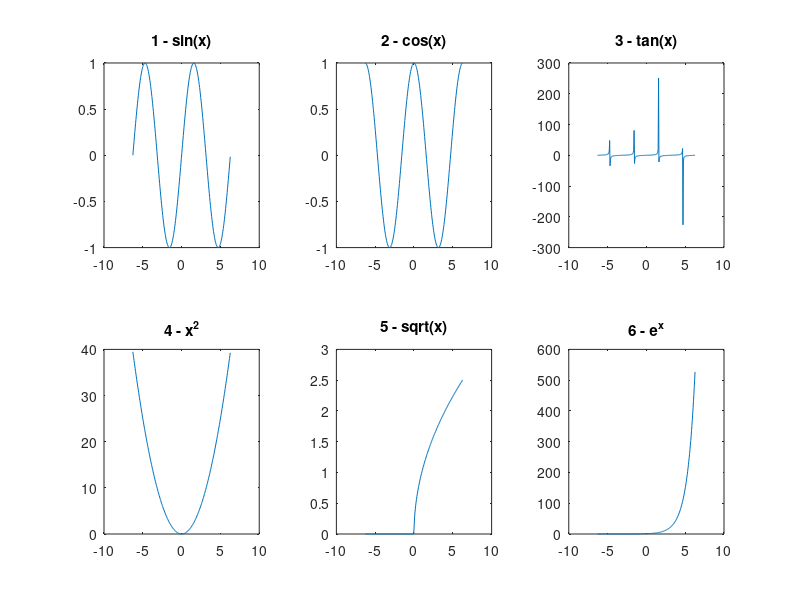

Reproduce this figure in MATLAB.
% Listing 11-1 - Creating a subplot
 clear
 clc
 close all

 x = -2*pi:.05:2*pi;
 subplot(2,3,1)
 plot(x, sin(x))
 title('1 - sin(x)');

 subplot(2,3,2)
 plot(x, cos(x))
 title('2 - cos(x)');

 subplot(2,3,3)
 plot(x, tan(x))
 title('3 - tan(x)');

 subplot(2,3,4)
 plot(x, x.^2)
 title('4 - x^2');

 subplot(2,3,5)
 plot(x, sqrt(x))
 title('5 - sqrt(x)');

 subplot(2,3,6)
 plot(x, exp(x))
 title('6 - e^x');

